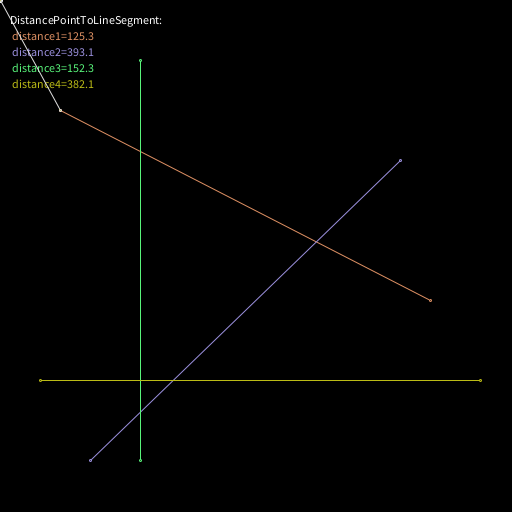
Frame 1 (no input)
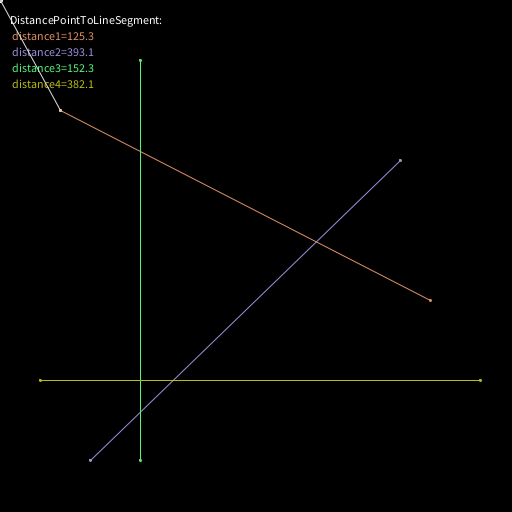
Frame 60 (the mouse pressed at the canvas centre just before this capture)
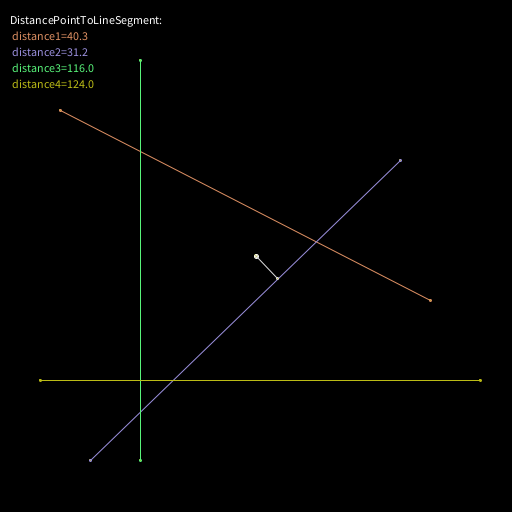
Frame 120 (the mouse held since frame 60 and released just before this capture)

The Processing sketch that drew these frames (run headless with seeded random() and noise(); from frame 60 on, the mouse is pressed at the canvas centre):

// Processing sketch: processing_39479
// ── processing_39479.pde

 
// sketch:  DistancePointToLineSegment.pde - by Ing. Gerd Platl 
// date:    v1.0 2011-09-26
// get the nearest distance of a point P to line segments given by two points 

color color1 = color(222, 144, 99);
color color2 = color(155, 144, 222);
color color3 = color(88, 244, 122);
color color4 = color(188, 188, 22);

PVector A1, A2, B1, B2, C1,C2, D1,D2, mousePos, S1, S2, S3, S4;

void setup() 
{
  size(512, 512);
  frameRate(30);
  fill (0);
  smooth();
  A1 = new PVector( 60, 110);   A2 = new PVector(430, 300);
  B1 = new PVector( 90, 460);   B2 = new PVector(400, 160);
  C1 = new PVector(140,  60);   C2 = new PVector(140, 460);
  D1 = new PVector(480, 380);   D2 = new PVector( 40, 380);
  mousePos = new PVector(256,256);
  S1 = new PVector();
  S2 = new PVector();
  S3 = new PVector();
  S4 = new PVector();
}

void draw() 
{
  background(0,0,0,233);
  drawSegment(color1, A1,A2);
  drawSegment(color2, B1,B2);
  drawSegment(color3, C1,C2);
  drawSegment(color4, D1,D2);
  stroke (255);
  ellipse (mouseX, mouseY, 4, 4);
  fill(255);
  text("DistancePointToLineSegment: ", 10, 24);

  mousePos.set(mouseX, mouseY, 0);
  
  float dist1 = SquaredDistancePointToLineSegment(A1, A2, mousePos, S1);
  fill(color1);
  text(" distance1=" + nf(sqrt(dist1), 0, 1), 10, 40);
  
  float dist2 = SquaredDistancePointToLineSegment(B1, B2, mousePos, S2);
  fill(color2);
  text(" distance2=" + nf(sqrt(dist2), 0, 1), 10, 56);

  float dist3 = SquaredDistancePointToLineSegment(C1, C2, mousePos, S3);
  fill(color3);
  text(" distance3=" + nf(sqrt(dist3), 0, 1), 10, 72);

  float dist4 = SquaredDistancePointToLineSegment(D1, D2, mousePos, S4);
  fill(color4);
  text(" distance4=" + nf(sqrt(dist4), 0, 1), 10, 88);

  // draw nearest distance to a line
  if (dist2 < dist1)  { dist1 = dist2;   S1.set(S2);  }
  if (dist3 < dist1)  { dist1 = dist3;   S1.set(S3);  }
  if (dist4 < dist1)  { dist1 = dist4;   S1.set(S4);  }
  drawSegment(222, mousePos, S1);
}

// draw line segment A-B
void drawSegment(color col, PVector A, PVector B)
{
  stroke (col);  
  line(A.x, A.y, B.x, B.y);
  ellipse (A.x, A.y, 2,2);
  ellipse (B.x, B.y, 2,2);
}

// calculate the squared distance of a point P to a line segment A-B
// and return the nearest line point S
float SquaredDistancePointToLineSegment(PVector A, PVector B, PVector P, PVector S)
{
  float vx = P.x-A.x,   vy = P.y-A.y;   // v = A->P
  float ux = B.x-A.x,   uy = B.y-A.y;   // u = A->B
  float det = vx*ux + vy*uy; 

  if (det <= 0)
  { // its outside the line segment near A
    S.set(A);
    return vx*vx + vy*vy;
  }
  float len = ux*ux + uy*uy;    // len = u^2
  if (det >= len)
  { // its outside the line segment near B
    S.set(B);
    return sq(B.x-P.x) + sq(B.y-P.y);  
  }
  // its near line segment between A and B
  float ex = ux / sqrt(len);    // e = u / |u^2|
  float ey = uy / sqrt(len);
  float f = ex * vx + ey * vy;  // f = e . v
  S.x = A.x + f * ex;           // S = A + f * e
  S.y = A.y + f * ey;

  return sq(ux*vy-uy*vx) / len;    // (u X v)^2 / len
}

//---------------
void keyPressed() 
{
  if (key == ' ') 
  { // set random line A
    A1.set(random(width), 50+random(height-50), 0);
    A2.set(random(width), 50+random(height-50), 0);
  }
}
